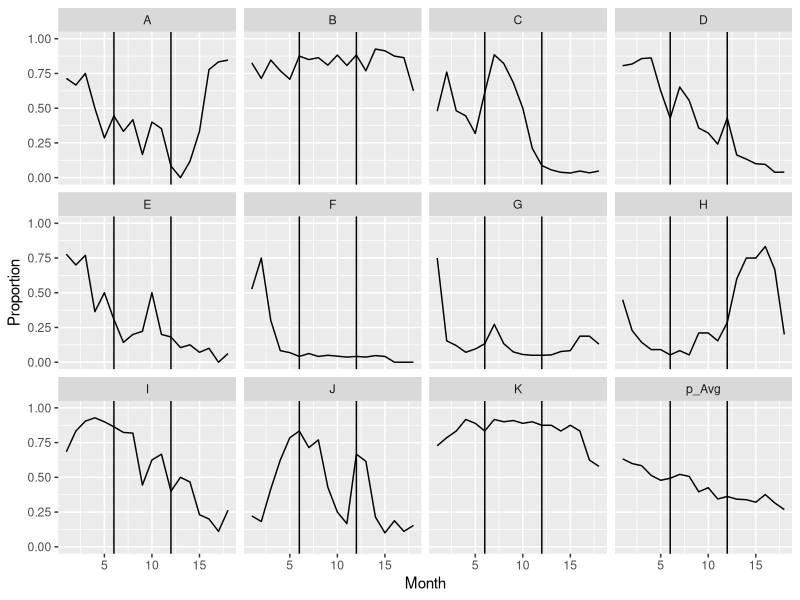

This figure's R source:
## ---- chunk 1
library(ggplot2)
library(tidyr)
library(dplyr)
library(knitr)
library(here)
## ---- chunk 2
x_to_proportion <- function(x) { 
  0.5 + atan(x) / pi
  # max slope = 1/pi = 0.32, at x=0.
  # going up by 1 makes proportion go about 0.5 to 0.75
  # x up by 0.03 makes p go to 0.51
}

proportion_to_x <- function(proportion) { 
  tan(pi * (proportion - 0.5))
}

next_proportion <- function(current_proportion) {  # returns simple numeric
  current_x <- proportion_to_x(current_proportion)
  new_x <- current_x + rnorm(1) - 0.1  # decrease a little each month
  x_to_proportion(new_x)
}

extend_by_one <- function(proportion_vec) {  # returns numeric vector
  val_to_add <- next_proportion(tail(proportion_vec, n=1))
  c(proportion_vec, val_to_add)
}

generate_run <- function(n) {  # returns numeric vector of length n
  my_run <- c(next_proportion(0.6))  # starting value
  for (i in 2:n) {
    my_run <- extend_by_one(my_run)
  }
  my_run
}

generate_etrigger_data <- function(number_sites, months_per_site) {  # returns data frame
  result <- generate_run(months_per_site)
  site_labels <- rep(LETTERS[1], months_per_site)
  timepoints <- 1:months_per_site
  for (i in 2:number_sites) {
    result <- c(result, generate_run(months_per_site))
    site_labels <- c(site_labels, rep(LETTERS[i], months_per_site))
    timepoints <- c(timepoints, 1:months_per_site)
  }
  data.frame(Proportion_raw = result, Site = site_labels, Month = timepoints)
}
## ---- chunk 3
n_sites <- 11
last_prework_month <- 6
n_action <- 6
n_sustain <- 6
last_action_month <- last_prework_month + n_action
months_per_site <- last_action_month + n_sustain

set.seed(123423)

X_continuous <- generate_etrigger_data(n_sites, months_per_site)

## ---- chunk 4
expected_n = data.frame(
  Site = LETTERS[1: n_sites],
  expected = runif(n_sites, 9, 30)  # Sites usually 9 to 30 abnormal tests per mo.
)

rpois_vec <- Vectorize(rpois, 'lambda')

inner_join(X_continuous, expected_n, by='Site') %>%
  mutate(
    Denominator = rpois_vec(1, expected),
    Numerator = round(Denominator * Proportion_raw),
    Proportion = Numerator / Denominator,
    Phase = case_when(
      Month <= 3 ~ 'baseline',
      Month <= last_prework_month ~ 'prework',
      Month <= last_action_month ~ 'action',
      TRUE ~ 'sustain'
    )
  ) %>%
  select(Site, Month, Phase, Numerator, Denominator, Proportion) -> X
  
## ---- chunk 5
X %>%
  group_by(Month) %>%
  summarise(Proportion = mean(Proportion)) %>%
  mutate(Site='p_Avg') ->
  averaged
site_data_with_average <- bind_rows(X, averaged)
## ---- chunk 6
  ggplot(site_data_with_average, aes(Month, Proportion)) +
    geom_line() +
    geom_vline(xintercept = last_prework_month) +
    geom_vline(xintercept = last_action_month) +
    ylim(0,1) +
    facet_wrap(vars(Site))
## ---- chunk 7
head(X, 18+5) %>% kable()

output_filename <- 'fake_data.csv'
write.csv(X, file=here(output_filename), row.names = FALSE)
Xrows = dim(X)[1]
Xcols = dim(X)[2]
